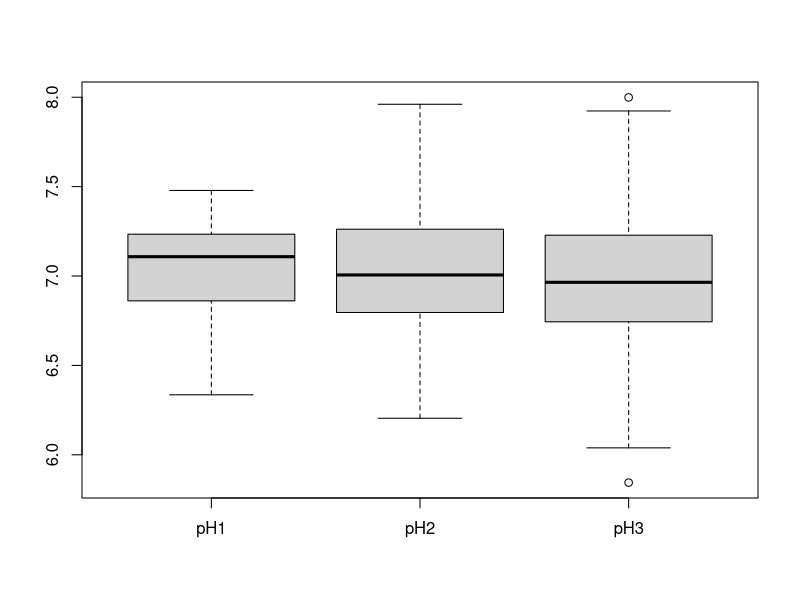

Write R code to recreate this figure.
### Boxplot from list
## set random number generation
set.seed(1)
## generate nandom pH data
pH1 <- rnorm(20, 7, 0.3)
pH2 <- rnorm(100, 7, 0.4)
pH3 <- rnorm(150, 7, 0.4)

## Make list
pHlist <- list(pH1 = pH1, pH2 = pH2, pH3 = pH3)

## Generate boxplot
boxplot(pHlist)
